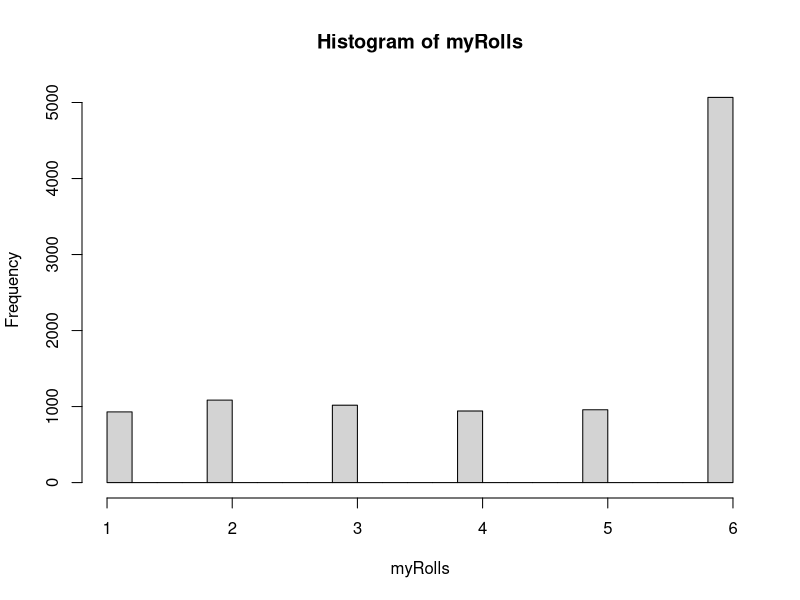
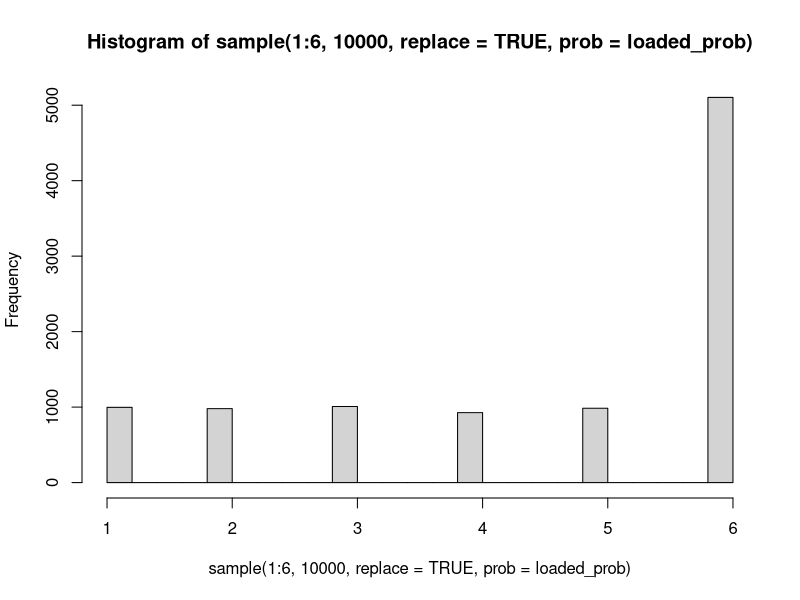
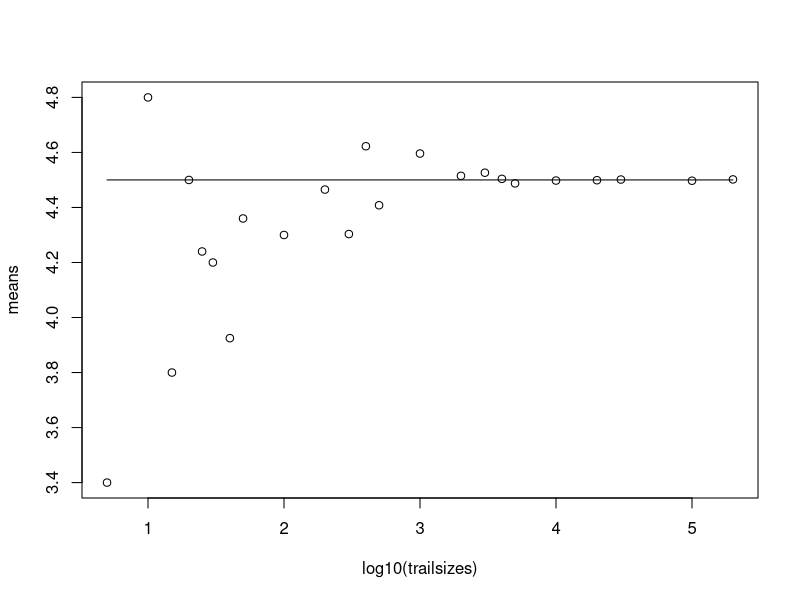
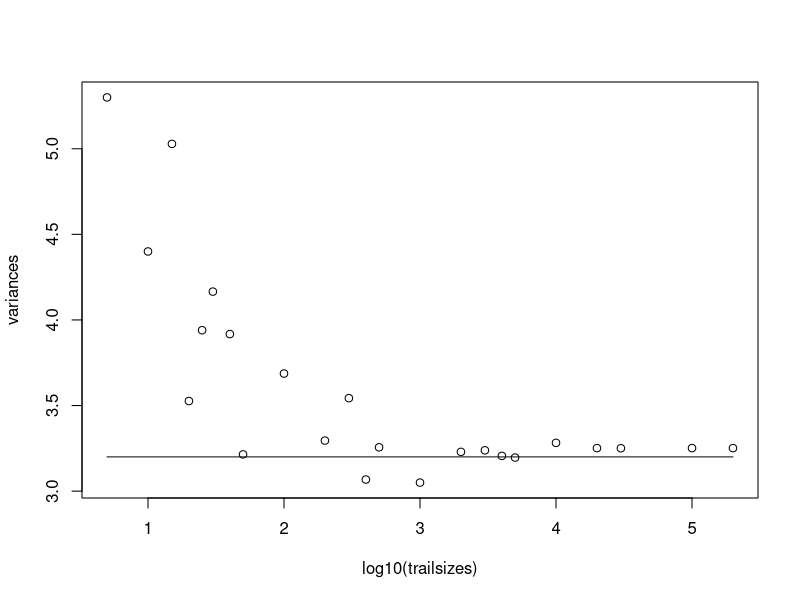

Write R code to recreate these figures, in order.
## ---- chunk 1
#The mean for loaded die:
#Here, we add the probability of each die by multiplying it with die number to generate the mean value.
loaded_mean <- 0.1*1+0.1*2+0.1*3+0.1*4+0.1*5+0.5*6   
loaded_mean
## ---- chunk 2
#The variance for loaded die:
#Here, we are calculating the variance using calculated mean value.
#Variance is mean squared deviation of the observation from the mean.
loaded_variance <- 0.1*(1-4.5)^2+0.1*(2-4.5)^2+0.1*(3-4.5)^2+0.1*(4-4.5)^2+0.1*(5-4.5)^2+0.5*(6-4.5)^2
loaded_variance
## ---- chunk 3
#The probabilities for loaded die are concatenated..
loaded_prob <- c(0.1,0.1,0.1,0.1,0.1,0.5)
loaded_prob

## ---- chunk 4
#A function is written which takes in number of rolls and return the rolls for loaded die.
rollLoadedDie <- function(numrolls){
    
    #we are making a vector that takes in length of number of rolls..
    rolls <- vector(length=numrolls,mode ="double")
    #for loop the number of rolls to sample the die from 1-6 with its probabilities
    for (i in 1:numrolls) rolls[i] <-sample(1:6,size=1,replace=TRUE,prob=loaded_prob)
    #Here, we are calculating mean and variance to verify if it is same as we did before using formula
    print(paste("The Mean value is:",mean(rolls)))
    print(paste("The Variance value is:",var(rolls)))
    
    #It returns the rolls
    return(rolls)
    
}

#calling the function which takes in number of rolls and returning the rolls...
#I just return the rolls instead of printing the values as it is a huge number.
myRolls <- rollLoadedDie(10000)

## ---- chunk 5
hist(myRolls,10000,breaks=20)

## ---- chunk 6
hist(sample(1:6,10000,replace=TRUE,prob = loaded_prob),breaks=20)

## ---- chunk 7
#Taking the vector of trailsize whose number gives the length of the rolls.we are adding large numbers trailsize to get closer value of expected mean. 
trailsizes <- c(5,10,15,20,25,30,40,50,100,200,300,400,500,1000,2000,3000,4000,5000,10000,20000,30000,100000,200000)
#storing the values of means and variance
means <- vector(mode="double",length=length(trailsizes))
variances <- vector(mode="double",length=length(trailsizes))

#for loop the length of trailsize
for (i in 1:length(trailsizes)){
  #rolls are taken from the trailsize values
  rolls <- vector(length = trailsizes[i],mode="double")
  #again loop the trailsize values
  for (j in 1:trailsizes[i]){
    rolls[j]<- sample(1:6,size=1,replace=TRUE,prob=loaded_prob) # sample for loaded die with its probabilities
  }
  #calculating mean and variance from rolls
  means[i] <- mean(rolls);
  variances[i] <- var(rolls)
}
## ---- chunk 8
#Plotting the graph for trailsize and mean of it.
plot(log10(trailsizes),means)
#This indicates the line for expected mean value on the given plot.
lines(log10(trailsizes),rep(4.50,length(trailsizes)))
## ---- chunk 9
#Plotting the graph for trailsize and mean of it.
plot(log10(trailsizes),variances)
#This indicates the line for expected mean value on the given plot.
lines(log10(trailsizes),rep(3.2,length(trailsizes)))
